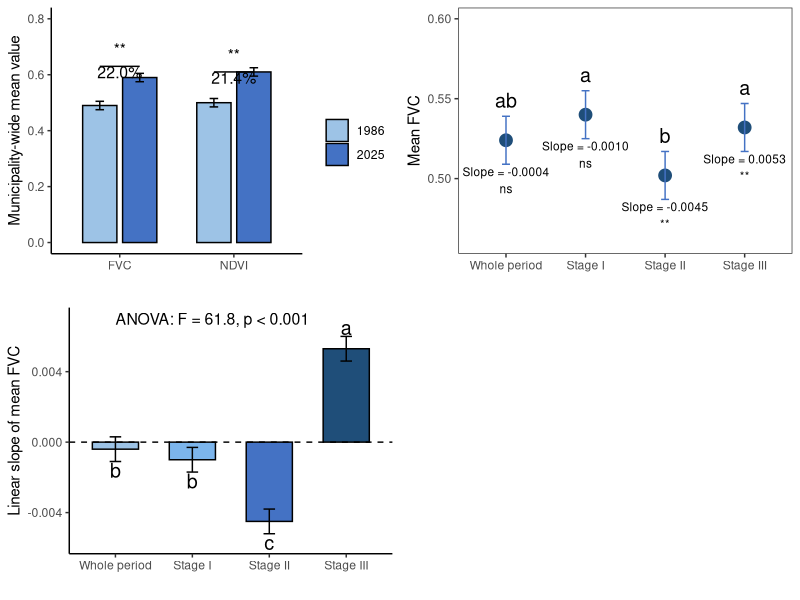

This figure's R source:
library(ggplot2)
library(dplyr)
library(gridExtra)

# --- 图2(a): 1986与2025年端点比较 ---
df_endpoint <- data.frame(
  Indicator = rep(c("NDVI", "FVC"), each = 2),
  Year = rep(c("1986", "2025"), times = 2),
  Value = c(0.50, 0.61, 0.49, 0.59) # 基于论文原文提取
)

p2a <- ggplot(df_endpoint, aes(x = Indicator, y = Value, fill = Year)) +
  geom_bar(stat = "identity", position = position_dodge(width = 0.7), width = 0.6, color = "black") +
  geom_errorbar(aes(ymin = Value - 0.015, ymax = Value + 0.015), 
                position = position_dodge(width = 0.7), width = 0.15) +
  scale_fill_manual(values = c("#9DC3E6", "#4472C4")) +
  theme_classic() +
  labs(y = "Municipality-wide mean value", x = "", fill = "") +
  ylim(0, 0.8) +
  annotate("text", x = 1, y = 0.65, label = "**\n22.0%", size = 4) +
  annotate("segment", x = 0.825, xend = 1.175, y = 0.63, yend = 0.63) +
  annotate("text", x = 2, y = 0.63, label = "**\n21.4%", size = 4) +
  annotate("segment", x = 1.825, xend = 2.175, y = 0.61, yend = 0.61)

# --- 图2(b): 各阶段FVC均值及斜率标注 ---
df_stages <- data.frame(
  Stage = factor(c("Whole period", "Stage I", "Stage II", "Stage III"), 
                 levels = c("Whole period", "Stage I", "Stage II", "Stage III")),
  Mean = c(0.524, 0.540, 0.502, 0.532),
  Letter = c("ab", "a", "b", "a"),
  Slope_Label = c("Slope = -0.0004\nns", "Slope = -0.0010\nns", "Slope = -0.0045\n**", "Slope = 0.0053\n**")
)

p2b <- ggplot(df_stages, aes(x = Stage, y = Mean)) +
  geom_point(color = "#1F4E79", size = 4) +
  geom_errorbar(aes(ymin = Mean - 0.015, ymax = Mean + 0.015), width = 0.1, color = "#4472C4") +
  geom_text(aes(label = Letter, y = Mean + 0.025), size = 5) +
  geom_text(aes(label = Slope_Label, y = Mean - 0.025), size = 3) +
  theme_bw() +
  labs(y = "Mean FVC", x = "") +
  ylim(0.46, 0.60) +
  theme(panel.grid = element_blank())

# --- 图2(c): 线性斜率比较 (Sen's Slope) ---
df_slopes <- data.frame(
  Stage = factor(c("Whole period", "Stage I", "Stage II", "Stage III"), 
                 levels = c("Whole period", "Stage I", "Stage II", "Stage III")),
  Slope = c(-0.0004, -0.0010, -0.0045, 0.0053),
  Letter = c("b", "b", "c", "a")
)

p2c <- ggplot(df_slopes, aes(x = Stage, y = Slope)) +
  geom_bar(stat = "identity", width = 0.6, fill = c("#9DC3E6", "#7cb5ec", "#4472C4", "#1F4E79"), color = "black") +
  geom_errorbar(aes(ymin = Slope - 0.0007, ymax = Slope + 0.0007), width = 0.15) +
  geom_hline(yintercept = 0, linetype = "dashed") +
  geom_text(aes(label = Letter, y = ifelse(Slope > 0, Slope + 0.0012, Slope - 0.0012)), size = 5) +
  theme_classic() +
  labs(y = "Linear slope of mean FVC", x = "") +
  annotate("text", x = 1, y = 0.007, label = "ANOVA: F = 61.8, p < 0.001", size = 4, hjust = 0)


grid.arrange(p2a, p2b, p2c, ncol = 2)
